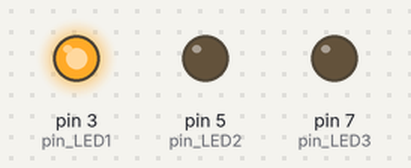
Bench run of a sketch on a simulated Arduino Uno, built with avr-gcc and run on an emulated ATmega328P. Parts: output pins drawn as LEDs (lit = HIGH).

Above: at 0.1 s.
At 1.25 s:
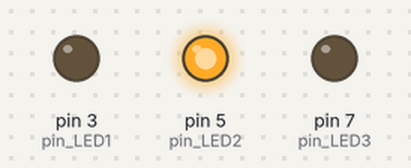
At 2.4 s:
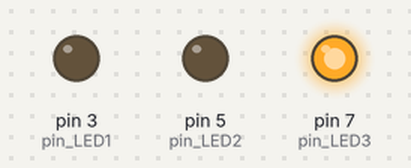
Timing chart, 0 to 3.0 s (numbered marks = the images above):
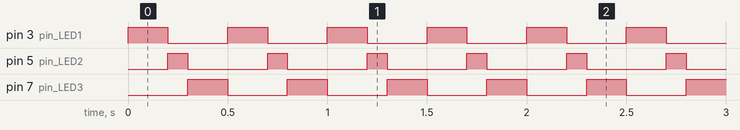

The sketch:

app.ino
```cpp
int pin_LED1 = 3;
int pin_LED2 = 5;
int pin_LED3 = 7;

void setup() {
  pinMode(pin_LED1, OUTPUT);
  pinMode(pin_LED2, OUTPUT);
  pinMode(pin_LED3, OUTPUT);
}

void loop() {
  digitalWrite(pin_LED1, HIGH);
  delay(200);

  digitalWrite(pin_LED1, LOW);
  digitalWrite(pin_LED2, HIGH);
  delay(100);

  digitalWrite(pin_LED2, LOW);
  digitalWrite(pin_LED3, HIGH);
  delay(200);

  digitalWrite(pin_LED3, LOW);
}
```

Measured:
- by itself, pin 3 (pin_LED1), pin 7 (pin_LED3): alternates HIGH for 0.20 s and LOW for 0.30 s
- by itself, pin 5 (pin_LED2): alternates HIGH for 0.10 s and LOW for 0.40 s
- by itself, everything shown: repeats every 0.50 s, in 3 steps
